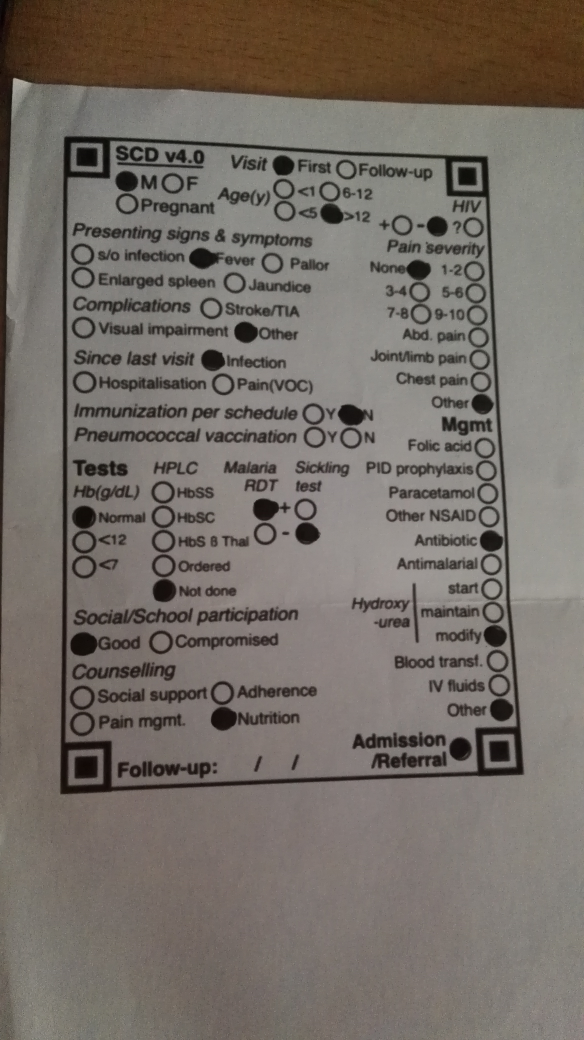
#> input picture img/IMG_20190724_103501.jpg, 2336 x 4160 px (shown at 1/4 size)
$ python omr.py --input img/IMG_20190724_103501.jpg   (older library calls are emulated)
#> lines starting #> are read from the running program, lines starting #| are printed output that depends on the picture; after the words box and inside, x2 and y2 are one past the last pixel; in counts of white or black regions, pixels touching at a corner belong together
import argparse
import cv2
import math
import numpy as np
# import test_contour as test


CORNER_FEATS = (
    0.322965313273202,
    0.19188334690998524,
    1.1514327482234812,
    0.998754685666376,
)

TRANSF_SIZE = 512


def normalize(im):
    return cv2.normalize(im, np.zeros(im.shape), 0, 255, norm_type=cv2.NORM_MINMAX)

def get_approx_contour(contour, tol=.01):
    """Get rid of 'useless' points in the contour"""
    epsilon = tol * cv2.arcLength(contour, True)
    return cv2.approxPolyDP(contour, epsilon, True)

def get_contours(image_gray):
    im2, contours, heirarachy = cv2.findContours(
        image_gray, cv2.RETR_TREE, cv2.CHAIN_APPROX_SIMPLE)

    return map(get_approx_contour, contours)

def get_corners(contours):
    return sorted(
        contours,
        key=lambda c: features_distance(CORNER_FEATS, get_features(c)))[:4]

def get_bounding_rect(contour):
    rect = cv2.minAreaRect(contour)
    box = cv2.boxPoints(rect)
    return np.int0(box)

def get_convex_hull(contour):
    return cv2.convexHull(contour)

def get_contour_area_by_hull_area(contour):
    return (cv2.contourArea(contour) /
            cv2.contourArea(get_convex_hull(contour)))

def get_contour_area_by_bounding_box_area(contour):
    return (cv2.contourArea(contour) /
            cv2.contourArea(get_bounding_rect(contour)))

def get_contour_perim_by_hull_perim(contour):
    return (cv2.arcLength(contour, True) /
            cv2.arcLength(get_convex_hull(contour), True))

def get_contour_perim_by_bounding_box_perim(contour):
    return (cv2.arcLength(contour, True) /
            cv2.arcLength(get_bounding_rect(contour), True))

def get_features(contour):
    try:
        return (
            get_contour_area_by_hull_area(contour),
            get_contour_area_by_bounding_box_area(contour),
            get_contour_perim_by_hull_perim(contour),
            get_contour_perim_by_bounding_box_perim(contour),
        )
    except ZeroDivisionError:
        return 4*[np.inf]

def features_distance(f1, f2):
    return np.linalg.norm(np.array(f1) - np.array(f2))

# Default mutable arguments should be harmless here
def draw_point(point, img, radius=5, color=(0, 0, 255)):
    cv2.circle(img, tuple(point), radius, color, -1)

def get_centroid(contour):
    m = cv2.moments(contour)
    x = int(m["m10"] / m["m00"])
    y = int(m["m01"] / m["m00"])
    return (x, y)

def order_points(points):
    """Order points counter-clockwise-ly."""
    origin = np.mean(points, axis=0)

    def positive_angle(p):
        x, y = p - origin
        ang = np.arctan2(y, x)
        return 2 * np.pi + ang if ang < 0 else ang

    return sorted(points, key=positive_angle)

def get_outmost_points(contours):
    all_points = np.concatenate(contours)
    return get_bounding_rect(all_points)

def perspective_transform(img, points):
    """Transform img so that points are the new corners"""

    source = np.array(
        points,
        dtype="float32")

    dest = np.array([
        [TRANSF_SIZE, TRANSF_SIZE],
        [0, TRANSF_SIZE],
        [0, 0],
        [TRANSF_SIZE, 0]],
        dtype="float32")

    img_dest = img.copy()
    transf = cv2.getPerspectiveTransform(source, dest)
    warped = cv2.warpPerspective(img, transf, (TRANSF_SIZE, TRANSF_SIZE))
    return warped

def sheet_coord_to_transf_coord(x, y):
    return list(map(lambda n: int(np.round(n)), (
        TRANSF_SIZE * x/744.055,
        TRANSF_SIZE * (1 - y/1052.362)
    )))

def get_question_patch(transf, q_number):
    # Top left
    tl = sheet_coord_to_transf_coord(
        200,
        850 - 80 * (q_number - 1)
    )

    # Bottom right
    br = sheet_coord_to_transf_coord(
        650,
        800 - 80 * (q_number - 1)
    )
    return transf[tl[1]:br[1], tl[0]:br[0]]

def get_question_patches(transf):
    for i in range(1, 11):
        yield get_question_patch(transf, i)

def get_alternative_patches(question_patch):
    for i in range(5):
        x0, _ = sheet_coord_to_transf_coord(100 * i, 0)
        x1, _ = sheet_coord_to_transf_coord(50 + 100 * i, 0)
        yield question_patch[:, x0:x1]

def draw_marked_alternative(question_patch, index):
    cx, cy = sheet_coord_to_transf_coord(
        50 * (2 * index + .5),
        50/2)
    draw_point((cx, TRANSF_SIZE - cy), question_patch, radius=5, color=(255, 0, 0))

def get_marked_alternative(alternative_patches):
    means = list(map(np.mean, alternative_patches))
    sorted_means = sorted(means)

    # Simple heuristic
    if sorted_means[0]/sorted_means[1] > .7:
        return None

    return np.argmin(means)

def get_letter(alt_index):
    return ["A", "B", "C", "D", "E"][alt_index] if alt_index is not None else "N/A"

def get_answers(source_file):
    """Run the full pipeline:

        - Load image
        - Convert to grayscale
        - Apply threshold
        - Find contours
        - Find corners among all contours
        - Find 'outmost' points of all corners
        - Apply perpsective transform to get a bird's eye view
        - Scan each line for the marked answer
    """

    im_orig = cv2.imread(source_file)

    blurred = cv2.GaussianBlur(im_orig, (11, 11), 10)

    im = normalize(cv2.cvtColor(blurred, cv2.COLOR_BGR2GRAY))

    ret, im = cv2.threshold(im, 127, 255, cv2.THRESH_BINARY)

    contours = get_contours(im)
    corners = get_corners(contours)

    cv2.drawContours(im_orig, corners, -1, (0, 255, 0), 3)

    outmost = order_points(get_outmost_points(corners))

    transf = perspective_transform(im_orig, outmost)

    answers = []
    for i, q_patch in enumerate(get_question_patches(transf)):
        alt_index = get_marked_alternative(get_alternative_patches(q_patch))

        if alt_index is not None:
            draw_marked_alternative(q_patch, alt_index)

        answers.append(get_letter(alt_index))

    #cv2.imshow('orig', im_orig)
    #cv2.imshow('blurred', blurred)
    #cv2.imshow('bw', im)

    return answers, transf


# construct the argument parser and parse the arguments

def main():
    parser = argparse.ArgumentParser()

    parser.add_argument(
        "--input",
        help="Input image filename",
        required=True,
        type=str)

    parser.add_argument(
        "--output",
        help="Output image filename",
        type=str)

    parser.add_argument(
        "--show",
        action="store_true",
        help="Displays annotated image")

    args = parser.parse_args()

    answers, im = get_answers(args.input)
#> in get_answers, im_orig is the input picture: shape (4160, 2336, 3); mean B, G, R 103.1, 110, 117.3
#> in normalize, `return cv2.normalize(im, np.zeros(im.shape), 0, 255, norm_type=cv2.NOR..`:
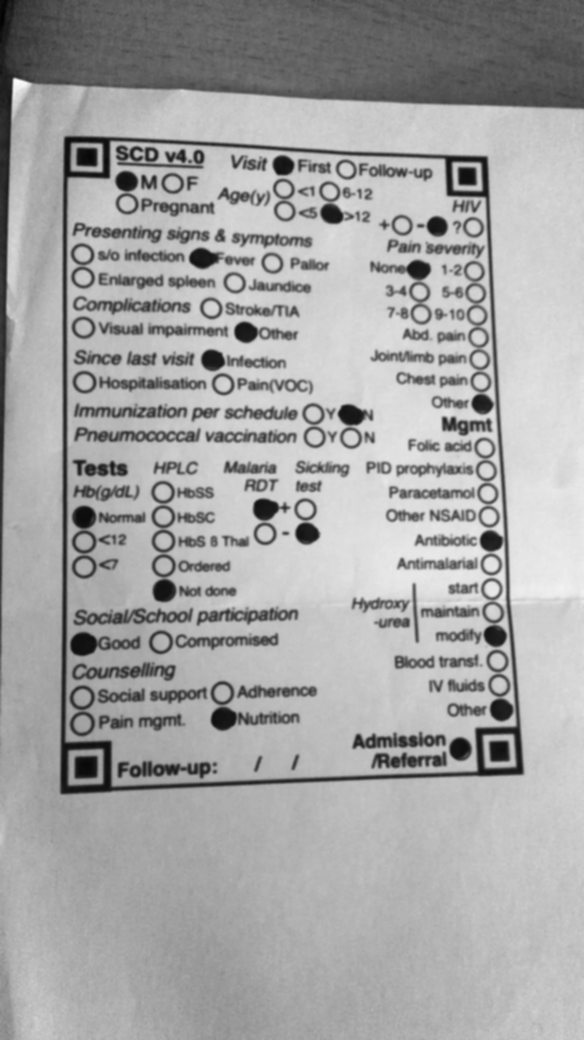
#> returned value: shape (4160, 2336) (shown at 1/4 size); min 0, max 255, mean 165.4
#> in get_answers, `ret, im = cv2.threshold(im, 127, 255, cv2.THRESH_BINARY)`:
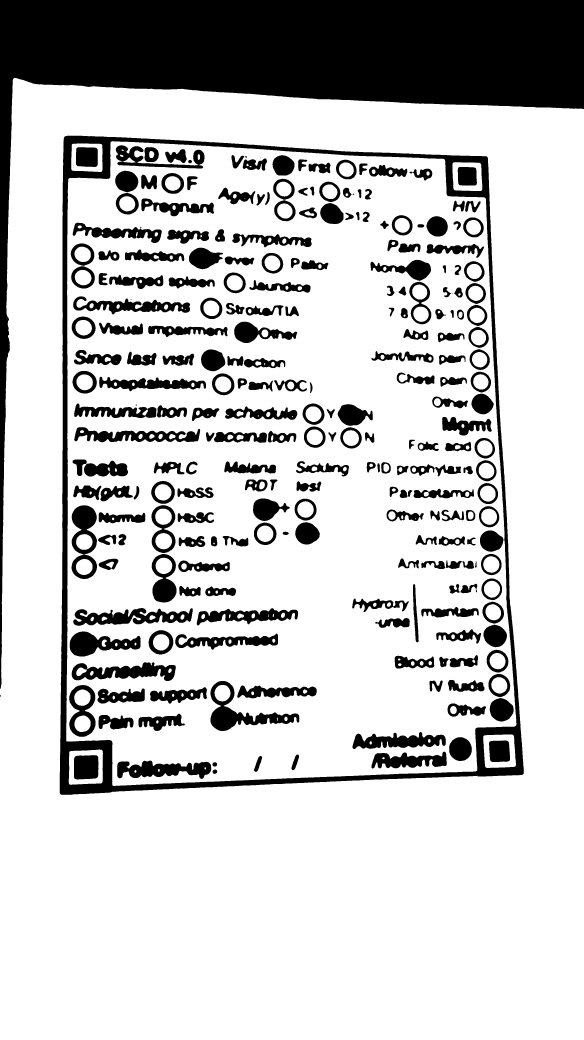
#> im: shape (4160, 2336) (shown at 1/4 size); 78.6% white; 251 black regions (7 under 20 px)
#> in get_contours, `im2, contours, heirarachy = cv2.findContours( image_gray, cv2.RETR_TRE..`: contours = 500 contours, 27 with area under 20; largest, box (x1, y1, x2, y2) and area: (0, 312, 2336, 4160) 8754653, (238, 542, 2096, 3181) 4512293, (265, 565, 2066, 3144) 4236661, (841, 2723, 1199, 2925) 24530, (285, 2020, 389, 2317) 23156
#> in get_answers, `corners = get_corners(contours)`: corners = 4 contours, 1 with area under 20; largest, box (x1, y1, x2, y2) and area: (841, 2724, 1198, 2923) 22418, (462, 582, 819, 669) 10104, (1481, 1038, 1725, 1124) 8966
#> in get_outmost_points, `all_points = np.concatenate(contours)`: all_points = contour of 69 points, box (x1, y1, x2, y2) (462, 582, 1790, 2923), area 1584296
#> in order_points, `origin = np.mean(points, axis=0)`: origin = [1230.2, 1670.5]
#> in positive_angle, `x, y = p - origin`: x = -380.2; y = 1274.5
#> in positive_angle, `ang = np.arctan2(y, x)`: ang = 1.86
#> in get_answers, `outmost = order_points(get_outmost_points(corners))`: outmost = [[2004, 2753], [850, 2945], [457, 588], [1610, 396]]
#> in perspective_transform, `source = np.array( points, dtype="float32")`: source has the same summary as outmost in get_answers
#> in perspective_transform, `transf = cv2.getPerspectiveTransform(source, dest)`: transf = [[0.432, -0.0721, -155.1], [0.0352, 0.212, -140.5], [1.16e-07, 3.39e-07, 1]]
#> in perspective_transform, `warped = cv2.warpPerspective(img, transf, (TRANSF_SIZE, TRANSF_SIZE))`:
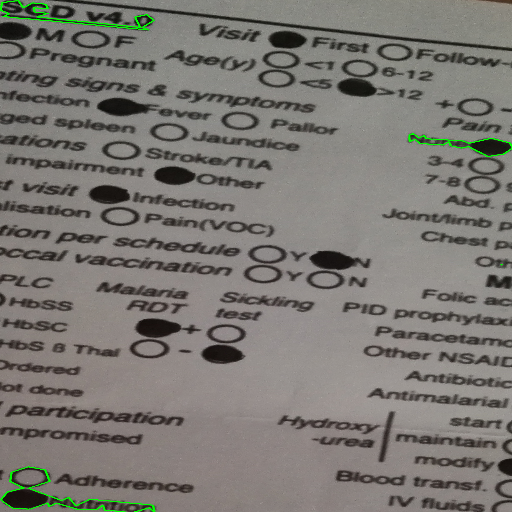
#> warped: shape (512, 512, 3); mean B, G, R 114.7, 119.7, 122.6
#> in get_question_patch, `tl = sheet_coord_to_transf_coord( 200, 850 - 80 * (q_number - 1) )`: tl = [138, 98]
#> in get_question_patch, `br = sheet_coord_to_transf_coord( 650, 800 - 80 * (q_number - 1) )`: br = [447, 123]
#> the loop in get_answers, `for i, q_patch in enumerate(get_question_patches(transf)):` made 10 passes
#> (means in get_marked_alternative, sorted_means in get_marked_alternative) on passes 1, 2, 3, 4, 5, 7, 8: ([111.3, 113.4, 113, 141.5, 129.5], [111.3, 113, 113.4, 129.5, 141.5]), ([114.1, 109, 123.3, 137.5, 115.9], [109, 114.1, 115.9, 123.3, 137.5]), ([110.4, 118.8, 139.6, 141.8, 136.6], [110.4, 118.8, 136.6, 139.6, 141.8]), ([121.2, 121, 141, 141.5, 113.9], [113.9, 121, 121.2, 141, 141.5]), ([115.5, 119.9, 115.6, 114.8, 145.4], [114.8, 115.5, 115.6, 119.9, 145.4]), ([96.91, 78.44, 145.6, 135.5, 117], [78.44, 96.91, 117, 135.5, 145.6]), ([139.1, 142.8, 146.2, 146.4, 128], [128, 139.1, 142.8, 146.2, 146.4])
#> sorted_means in get_marked_alternative on pass 6: [106.2, 114.4, 119.9, 122.3, 124.8]
#> after the loop in get_answers, `for i, q_patch in enumerate(get_question_patches(transf)):`: answers = ['N/A', 'N/A', 'N/A', 'N/A', 'N/A', 'N/A', 'N/A', 'N/A', 'N/A', 'N/A']

    for i, answer in enumerate(answers):
        print("Q{}: {}".format(i + 1, answer))
#> this loop made 10 passes
#| Q1: N/A
#| Q2: N/A
#| Q3: N/A
#| Q4: N/A
#| Q5: N/A
#| Q6: N/A
#| Q7: N/A
#| Q8: N/A
#> (further printed lines are left out)

    if args.output:
        cv2.imwrite(args.output, im)
        print("Wrote image to {}".format(args.output))

    if args.show:
        cv2.imshow('trans', im)

        print("Close image window and hit ^C to quit.")
        while True:
            cv2.waitKey()

if __name__ == '__main__':
    main()

$ run again, on img/answered-sheet-photo.jpg
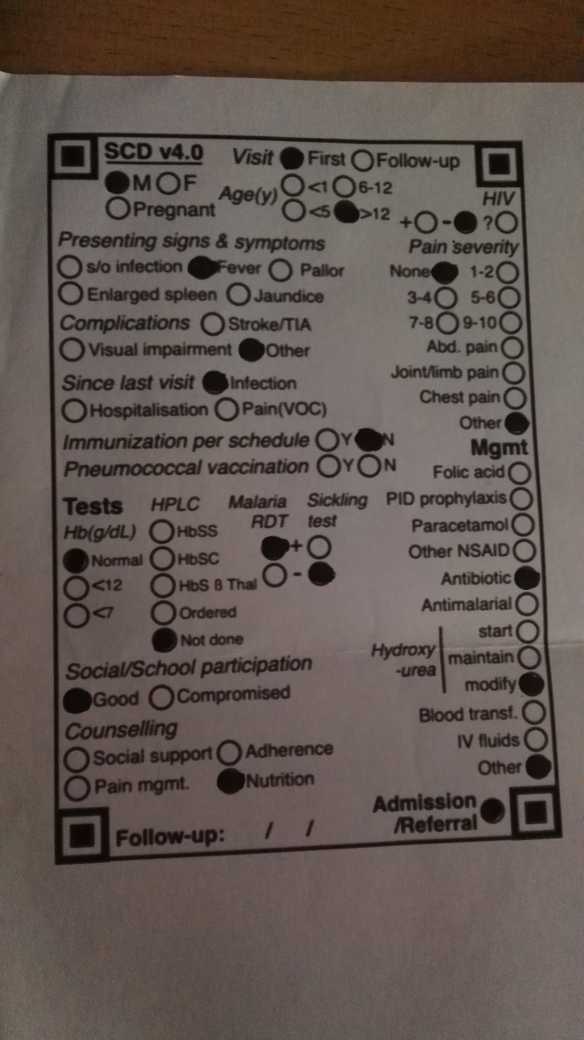
#> input picture img/answered-sheet-photo.jpg, 2336 x 4160 px (shown at 1/4 size)
#> in get_answers, im_orig is the input picture: shape (4160, 2336, 3); mean B, G, R 81.6, 86.9, 97.9
#> in get_answers, `ret, im = cv2.threshold(im, 127, 255, cv2.THRESH_BINARY)`:
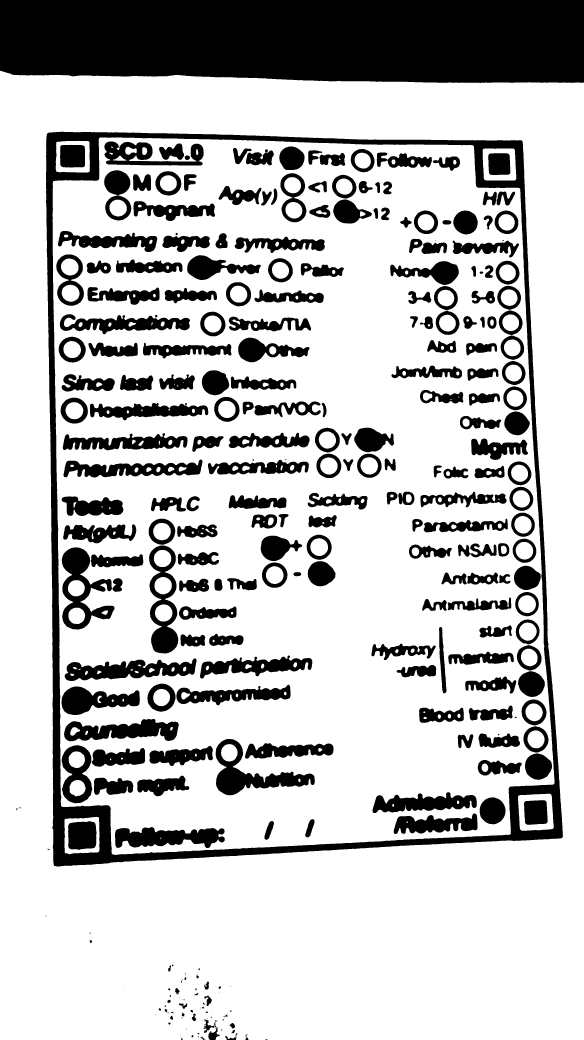
#> im: shape (4160, 2336) (shown at 1/4 size); 75.6% white; 306 black regions (50 under 20 px)
#> contours = 581 contours, 89 with area under 20; largest, box (x1, y1, x2, y2) and area: (0, 283, 2336, 4160) 8968842, (183, 526, 2253, 3467) 5624274, (210, 550, 2218, 3420) 5260032, (595, 2181, 714, 2615) 36807, (246, 2188, 459, 2519) 36624
#> corners = 4 contours; box (x1, y1, x2, y2) and area: (863, 2956, 1259, 3179) 29642, (231, 923, 630, 1009) 15190, (1560, 1044, 1836, 1141) 12134, (1632, 1164, 1726, 1216) 2422
#> all_points = contour of 82 points, box (x1, y1, x2, y2) (231, 923, 1836, 3179), area 1399417
#> origin = [937.5, 2073.5]
#> x = 699.5; y = 1171.5
#> ang = 1.03
#> outmost = [[1637, 3245], [37, 3099], [238, 902], [1838, 1048]]
#> source has the same summary as outmost in get_answers
#> transf = [[0.317, 0.029, -101.7], [-0.0211, 0.231, -203.4], [-4.99e-20, -2.35e-20, 1]]
#> in perspective_transform, `warped = cv2.warpPerspective(img, transf, (TRANSF_SIZE, TRANSF_SIZE))`:
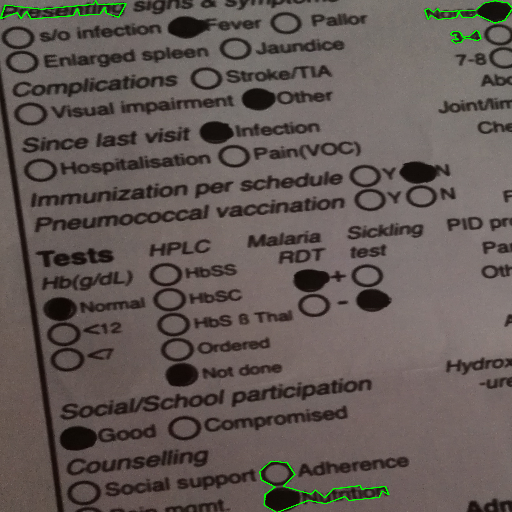
#> warped: shape (512, 512, 3); mean B, G, R 85.9, 89.8, 98.9
#> tl = [138, 98]
#> br = [447, 123]
#> the loop in get_answers, `for i, q_patch in enumerate(get_question_patches(transf)):` made 10 passes
#> (means in get_marked_alternative, sorted_means in get_marked_alternative) on passes 1 to 4: ([86.61, 97.13, 106.1, 117.3, 115.5], [86.61, 97.13, 106.1, 115.5, 117.3]), ([88.43, 85.54, 95.04, 107.4, 118.4], [85.54, 88.43, 95.04, 107.4, 118.4]), ([80.64, 95.07, 89.78, 93.19, 84.27], [80.64, 84.27, 89.78, 93.19, 95.07]), ([91.39, 108.9, 102.8, 96.37, 111.2], [91.39, 96.37, 102.8, 108.9, 111.2])
#> after the loop in get_answers, `for i, q_patch in enumerate(get_question_patches(transf)):`: answers = ['N/A', 'N/A', 'N/A', 'N/A', 'N/A', 'N/A', 'N/A', 'N/A', 'N/A', 'N/A']
#> the loop in main, `for i, answer in enumerate(answers):` made 10 passes
#| Q1: N/A
#| Q2: N/A
#| Q3: N/A
#| Q4: N/A
#| Q5: N/A
#> (further printed lines are left out)
